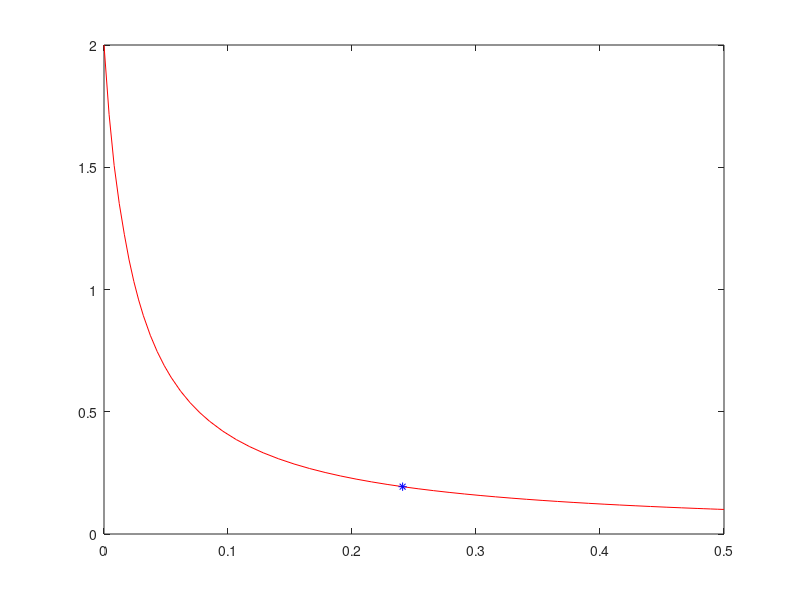

Recreate this plot in MATLAB.
f=@(x,y)(0.2*y*(1-(y/0.01)));
[x,u]=ode45(f,[0,0.5], 2);
plot(x,u, 'r');
hold on
z=find(u<=0.2);
plot(x(z(1)),u(z(1)), '*b');